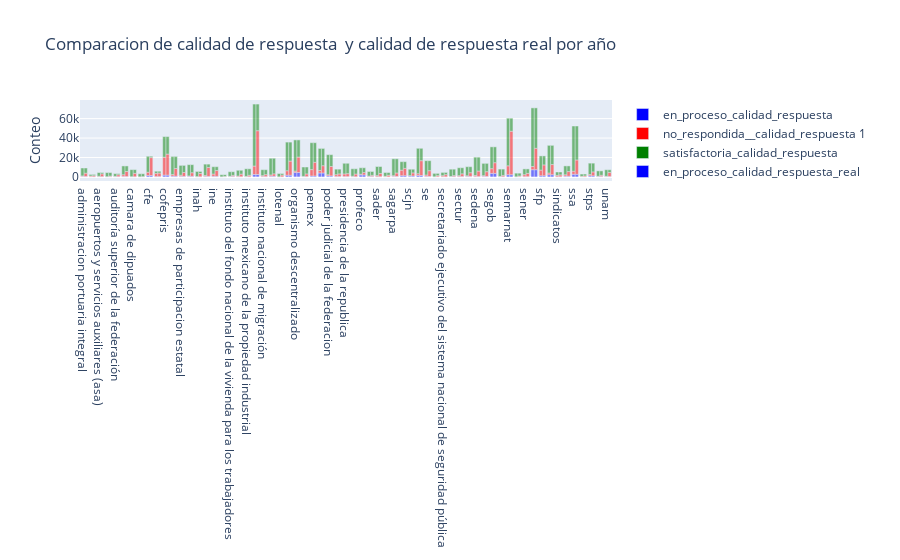

Here is the notebook cell this chart was saved with:
### Code cell
fig.show()

### Figure 1 — Plotly figure (JSON) as saved in the notebook; plotly's stock layout.template omitted (floating-point values rounded to 4 significant figures)
{"data": [{"marker": {"color": "blue", "opacity": 0.5}, "name": "en_proceso_calidad_respuesta", "offsetgroup": "0", "type": "bar", "x": ["administracion portuaria integral", "administracion publica federal", "aeropuertos y servicios auxiliares (asa)", "archivo general de la nación", "auditoría superior de la federación", "banca de desarrollo", "camara de dipuados", "capufe", "cfe", "cnbv", "cofepris", "conacyt", "empresas de participacion estatal", "hospitales", "inah", "inai", "ine", "instituciones de educacion superior autonomas", "instituto del fondo nacional de la vivienda para los trabajadores", "instituto federal de telecomunicaciones (ift)", "instituto mexicano de la propiedad industrial", "instituto mexicano del seguro social (imss)", "instituto nacional de migración", "ipn", "lotenal", "organismo autonomo", "organismo descentralizado", "partidos politicos", "pemex", "pgr", "poder judicial de la federacion", "policia federal", "presidencia de la republica", "procuraduría federal del consumidor", "profeco", "registro agrario nacional", "sader", "sae", "sagarpa", "sat", "scjn", "sct", "se", "secretaria de bienestar", "secretariado ejecutivo del sistema nacional de seguridad pública", "secretaría de cultura", "sectur", "sedatu", "sedena", "sedesol", "segob", "semar", "semarnat", "senado de la república", "sener", "sep", "sfp", "shcp", "sindicatos", "sre", "ssa", "sspc", "stps", "tribunales administrativos", "unam"], "y": [463, 127, 283, 194, 279, 426, 198, 103, 1468, 357, 1888, 816, 595, 696, 195, 566, 657, 53, 443, 196, 212, 2538, 322, 768, 93, 1784, 4581, 317, 1044, 4105, 1104, 365, 370, 231, 2105, 427, 249, 44, 506, 1293, 1009, 1547, 497, 122, 130, 326, 395, 533, 396, 572, 3683, 208, 2306, 131, 255, 7486, 1234, 2298, 180, 777, 2765, 62, 1179, 400, 420]}, {"base": [463, 127, 283, 194, 279, 426, 198, 103, 1468, 357, 1888, 816, 595, 696, 195, 566, 657, 53, 443, 196, 212, 2538, 322, 768, 93, 1784, 4581, 317, 1044, 4105, 1104, 365, 370, 231, 2105, 427, 249, 44, 506, 1293, 1009, 1547, 497, 122, 130, 326, 395, 533, 396, 572, 3683, 208, 2306, 131, 255, 7486, 1234, 2298, 180, 777, 2765, 62, 1179, 400, 420], "marker": {"color": "red", "opacity": 0.5}, "name": "no_respondida__calidad_respuesta 1", "offsetgroup": "0", "type": "bar", "x": ["administracion portuaria integral", "administracion publica federal", "aeropuertos y servicios auxiliares (asa)", "archivo general de la nación", "auditoría superior de la federación", "banca de desarrollo", "camara de dipuados", "capufe", "cfe", "cnbv", "cofepris", "conacyt", "empresas de participacion estatal", "hospitales", "inah", "inai", "ine", "instituciones de educacion superior autonomas", "instituto del fondo nacional de la vivienda para los trabajadores", "instituto federal de telecomunicaciones (ift)", "instituto mexicano de la propiedad industrial", "instituto mexicano del seguro social (imss)", "instituto nacional de migración", "ipn", "lotenal", "organismo autonomo", "organismo descentralizado", "partidos politicos", "pemex", "pgr", "poder judicial de la federacion", "policia federal", "presidencia de la republica", "procuraduría federal del consumidor", "profeco", "registro agrario nacional", "sader", "sae", "sagarpa", "sat", "scjn", "sct", "se", "secretaria de bienestar", "secretariado ejecutivo del sistema nacional de seguridad pública", "secretaría de cultura", "sectur", "sedatu", "sedena", "sedesol", "segob", "semar", "semarnat", "senado de la república", "sener", "sep", "sfp", "shcp", "sindicatos", "sre", "ssa", "sspc", "stps", "tribunales administrativos", "unam"], "y": [611, 894, 464, 62, 341, 1846, 57, 48, 3390, 3375, 18419, 1622, 1205, 350, 200, 926, 2344, 49, 253, 762, 417, 8644, 984, 1280, 14, 4608, 1446, 290, 6530, 2629, 1173, 1979, 2728, 512, 706, 482, 1165, 597, 801, 5625, 337, 1773, 1490, 35, 1178, 194, 956, 718, 1153, 747, 4857, 304, 9145, 18, 2069, 3276, 5772, 1740, 1453, 1462, 3140, 553, 1322, 343, 318]}, {"base": [1074, 1021, 747, 256, 620, 2272, 255, 151, 4858, 3732, 20307, 2438, 1800, 1046, 395, 1492, 3001, 102, 696, 958, 629, 11182, 1306, 2048, 107, 6392, 6027, 607, 7574, 6734, 2277, 2344, 3098, 743, 2811, 909, 1414, 641, 1307, 6918, 1346, 3320, 1987, 157, 1308, 520, 1351, 1251, 1549, 1319, 8540, 512, 11451, 149, 2324, 10762, 7006, 4038, 1633, 2239, 5905, 615, 2501, 743, 738], "marker": {"color": "green", "opacity": 0.5}, "name": "satisfactoria_calidad_respuesta", "offsetgroup": "0", "type": "bar", "x": ["administracion portuaria integral", "administracion publica federal", "aeropuertos y servicios auxiliares (asa)", "archivo general de la nación", "auditoría superior de la federación", "banca de desarrollo", "camara de dipuados", "capufe", "cfe", "cnbv", "cofepris", "conacyt", "empresas de participacion estatal", "hospitales", "inah", "inai", "ine", "instituciones de educacion superior autonomas", "instituto del fondo nacional de la vivienda para los trabajadores", "instituto federal de telecomunicaciones (ift)", "instituto mexicano de la propiedad industrial", "instituto mexicano del seguro social (imss)", "instituto nacional de migración", "ipn", "lotenal", "organismo autonomo", "organismo descentralizado", "partidos politicos", "pemex", "pgr", "poder judicial de la federacion", "policia federal", "presidencia de la republica", "procuraduría federal del consumidor", "profeco", "registro agrario nacional", "sader", "sae", "sagarpa", "sat", "scjn", "sct", "se", "secretaria de bienestar", "secretariado ejecutivo del sistema nacional de seguridad pública", "secretaría de cultura", "sectur", "sedatu", "sedena", "sedesol", "segob", "semar", "semarnat", "senado de la república", "sener", "sep", "sfp", "shcp", "sindicatos", "sre", "ssa", "sspc", "stps", "tribunales administrativos", "unam"], "y": [8178, 1626, 3864, 4291, 2832, 9092, 7296, 3181, 16459, 2205, 21246, 18710, 10140, 11634, 5324, 11741, 7582, 2254, 4726, 5970, 7816, 63764, 6193, 17255, 3488, 29474, 32053, 9669, 27668, 22628, 20665, 5732, 11013, 7729, 6683, 4768, 9354, 3981, 17411, 8847, 6649, 26175, 14788, 3572, 3409, 7512, 8171, 9337, 18887, 12696, 22443, 7603, 49024, 3825, 5994, 60258, 14654, 28481, 3515, 9155, 46492, 2424, 11744, 5549, 6717]}, {"marker": {"color": "blue", "opacity": 0.5}, "name": "en_proceso_calidad_respuesta_real", "offsetgroup": "1", "type": "bar", "x": ["administracion portuaria integral", "administracion publica federal", "aeropuertos y servicios auxiliares (asa)", "archivo general de la nación", "auditoría superior de la federación", "banca de desarrollo", "camara de dipuados", "capufe", "cfe", "cnbv", "cofepris", "conacyt", "empresas de participacion estatal", "hospitales", "inah", "inai", "ine", "instituciones de educacion superior autonomas", "instituto del fondo nacional de la vivienda para los trabajadores", "instituto federal de telecomunicaciones (ift)", "instituto mexicano de la propiedad industrial", "instituto mexicano del seguro social (imss)", "instituto nacional de migración", "ipn", "lotenal", "organismo autonomo", "organismo descentralizado", "partidos politicos", "pemex", "pgr", "poder judicial de la federacion", "policia federal", "presidencia de la republica", "procuraduría federal del consumidor", "profeco", "registro agrario nacional", "sader", "sae", "sagarpa", "sat", "scjn", "sct", "se", "secretaria de bienestar", "secretariado ejecutivo del sistema nacional de seguridad pública", "secretaría de cultura", "sectur", "sedatu", "sedena", "sedesol", "segob", "semar", "semarnat", "senado de la república", "sener", "sep", "sfp", "shcp", "sindicatos", "sre", "ssa", "sspc", "stps", "tribunales administrativos", "unam"], "y": [463, 127, 283, 194, 279, 426, 198, 103, 1468, 357, 1888, 816, 595, 696, 195, 566, 657, 53, 443, 196, 212, 2538, 322, 768, 93, 1784, 4581, 317, 1044, 4105, 1104, 365, 370, 231, 2105, 427, 249, 44, 506, 1293, 1009, 1547, 497, 122, 130, 326, 395, 533, 396, 572, 3683, 208, 2306, 131, 255, 7486, 1234, 2298, 180, 777, 2765, 62, 1179, 400, 420]}, {"base": [463, 127, 283, 194, 279, 426, 198, 103, 1468, 357, 1888, 816, 595, 696, 195, 566, 657, 53, 443, 196, 212, 2538, 322, 768, 93, 1784, 4581, 317, 1044, 4105, 1104, 365, 370, 231, 2105, 427, 249, 44, 506, 1293, 1009, 1547, 497, 122, 130, 326, 395, 533, 396, 572, 3683, 208, 2306, 131, 255, 7486, 1234, 2298, 180, 777, 2765, 62, 1179, 400, 420], "marker": {"color": "red", "opacity": 0.5}, "name": "no_respondida__calidad_respuesta_real", "offsetgroup": "1", "type": "bar", "x": ["administracion portuaria integral", "administracion publica federal", "aeropuertos y servicios auxiliares (asa)", "archivo general de la nación", "auditoría superior de la federación", "banca de desarrollo", "camara de dipuados", "capufe", "cfe", "cnbv", "cofepris", "conacyt", "empresas de participacion estatal", "hospitales", "inah", "inai", "ine", "instituciones de educacion superior autonomas", "instituto del fondo nacional de la vivienda para los trabajadores", "instituto federal de telecomunicaciones (ift)", "instituto mexicano de la propiedad industrial", "instituto mexicano del seguro social (imss)", "instituto nacional de migración", "ipn", "lotenal", "organismo autonomo", "organismo descentralizado", "partidos politicos", "pemex", "pgr", "poder judicial de la federacion", "policia federal", "presidencia de la republica", "procuraduría federal del consumidor", "profeco", "registro agrario nacional", "sader", "sae", "sagarpa", "sat", "scjn", "sct", "se", "secretaria de bienestar", "secretariado ejecutivo del sistema nacional de seguridad pública", "secretaría de cultura", "sectur", "sedatu", "sedena", "sedesol", "segob", "semar", "semarnat", "senado de la república", "sener", "sep", "sfp", "shcp", "sindicatos", "sre", "ssa", "sspc", "stps", "tribunales administrativos", "unam"], "y": [3415, 1195, 2863, 704, 1996, 5233, 3538, 233, 18426, 3661, 21595, 7886, 4011, 3651, 3397, 9160, 5959, 428, 1218, 2710, 1507, 45006, 2081, 2449, 1863, 14543, 15841, 2806, 14013, 7452, 9704, 2740, 3014, 2747, 2441, 1281, 3362, 1698, 3572, 7527, 3181, 15191, 5976, 1226, 2261, 1094, 2836, 3852, 5665, 4858, 10980, 1417, 44682, 805, 3443, 21975, 11146, 10483, 1955, 4782, 14698, 1008, 3993, 1325, 4212]}, {"base": [3878, 1322, 3146, 898, 2275, 5659, 3736, 336, 19894, 4018, 23483, 8702, 4606, 4347, 3592, 9726, 6616, 481, 1661, 2906, 1719, 47544, 2403, 3217, 1956, 16327, 20422, 3123, 15057, 11557, 10808, 3105, 3384, 2978, 4546, 1708, 3611, 1742, 4078, 8820, 4190, 16738, 6473, 1348, 2391, 1420, 3231, 4385, 6061, 5430, 14663, 1625, 46988, 936, 3698, 29461, 12380, 12781, 2135, 5559, 17463, 1070, 5172, 1725, 4632], "marker": {"color": "green", "opacity": 0.5}, "name": "satisfactoria_calidad_respuesta_real", "offsetgroup": "1", "type": "bar", "x": ["administracion portuaria integral", "administracion publica federal", "aeropuertos y servicios auxiliares (asa)", "archivo general de la nación", "auditoría superior de la federación", "banca de desarrollo", "camara de dipuados", "capufe", "cfe", "cnbv", "cofepris", "conacyt", "empresas de participacion estatal", "hospitales", "inah", "inai", "ine", "instituciones de educacion superior autonomas", "instituto del fondo nacional de la vivienda para los trabajadores", "instituto federal de telecomunicaciones (ift)", "instituto mexicano de la propiedad industrial", "instituto mexicano del seguro social (imss)", "instituto nacional de migración", "ipn", "lotenal", "organismo autonomo", "organismo descentralizado", "partidos politicos", "pemex", "pgr", "poder judicial de la federacion", "policia federal", "presidencia de la republica", "procuraduría federal del consumidor", "profeco", "registro agrario nacional", "sader", "sae", "sagarpa", "sat", "scjn", "sct", "se", "secretaria de bienestar", "secretariado ejecutivo del sistema nacional de seguridad pública", "secretaría de cultura", "sectur", "sedatu", "sedena", "sedesol", "segob", "semar", "semarnat", "senado de la república", "sener", "sep", "sfp", "shcp", "sindicatos", "sre", "ssa", "sspc", "stps", "tribunales administrativos", "unam"], "y": [5374, 1325, 1465, 3649, 1177, 5705, 3815, 2996, 1423, 1919, 18070, 12446, 7334, 8333, 2127, 3507, 3967, 1875, 3761, 4022, 6726, 27402, 5096, 16086, 1639, 19539, 17658, 7153, 20185, 17805, 12134, 4971, 10727, 5494, 4948, 3969, 7157, 2880, 14640, 6945, 3805, 12757, 10302, 2381, 2326, 6612, 6291, 6203, 14375, 8585, 16320, 6490, 13487, 3038, 4620, 41559, 9280, 19738, 3013, 5835, 34934, 1969, 9073, 4567, 2823]}], "layout": {"title": {"text": "Comparacion de calidad de respuesta  y calidad de respuesta real por año"}, "yaxis": {"title": {"text": "Conteo"}}}}
